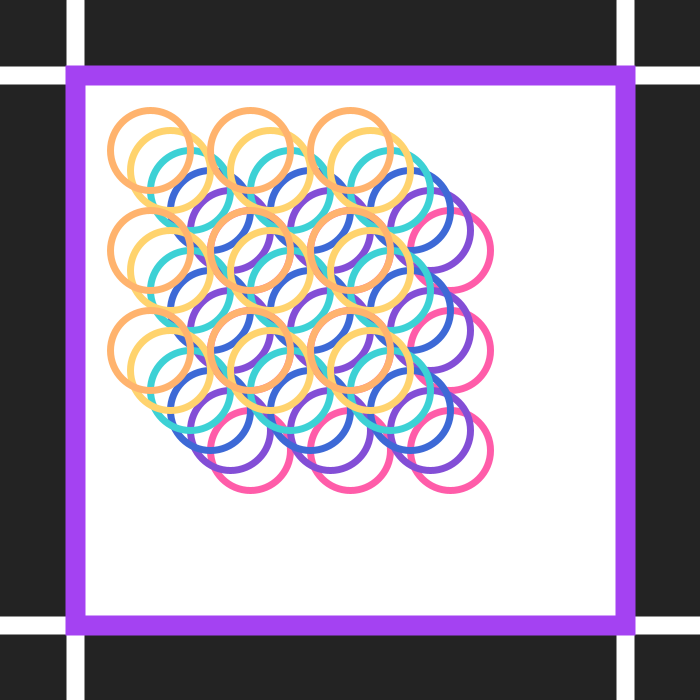
Frame 1 (no input)
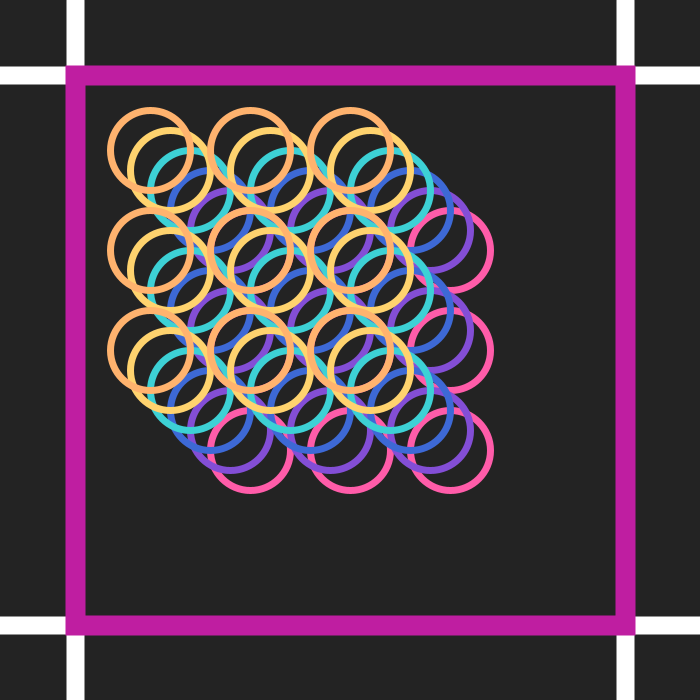
Frame 60 (the mouse pressed at the canvas centre just before this capture)
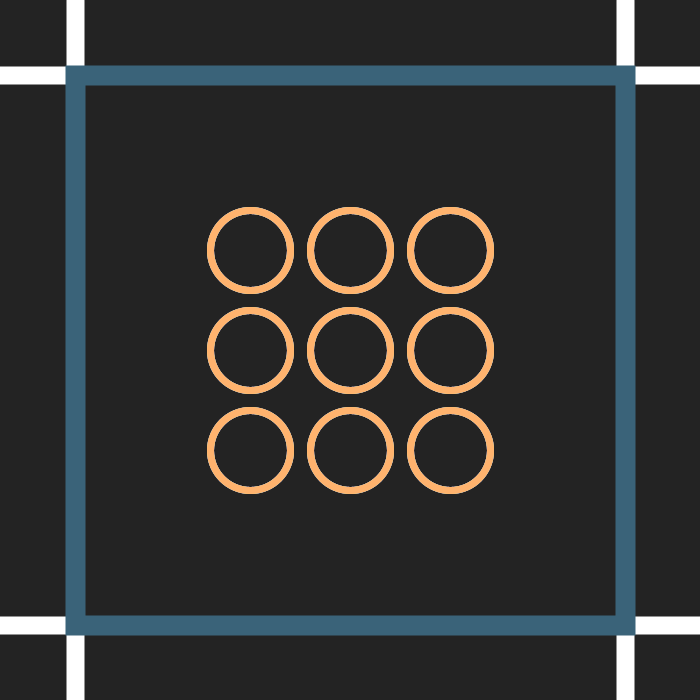
Frame 120 (the mouse held since frame 60 and released just before this capture)

The Processing sketch that drew these frames (run headless with seeded random() and noise(); from frame 60 on, the mouse is pressed at the canvas centre):

// Processing sketch: processing_136284
// ── processing_136284.pde

//Pedro Veneziano, February 24th, Creative Computing B, Benjamin Bacon

void setup() {
  size(700, 700);
  smooth();
}

void draw() {
  
  //FUNDO
  color mainColor = color(35);
  background(mainColor);
  strokeWeight(18);
  stroke(255);
  line(75,0,75,height);
  line(width-75,0,width-75,height);
  line(0,75,width,75);
  line(0,height-75,width,height-75);
  strokeWeight(20);
  stroke(random(0,255),random(0,255),random(0,255));
  rect(75, 75, width-150, height-150);
  
  strokeWeight(7);
  noFill();
 
 //LAYER6
 stroke(255,92,169);
 int pos6x = round(map(mouseX, 0, width, 250, 250));
 int pos6y = round(map(mouseY, 0, height, 250, 250));
 for (int layer6x = pos6x; layer6x <= pos6x+200; layer6x += 100) {
   for(int layer6y = pos6y; layer6y <= pos6y+200; layer6y += 100) {
     ellipse(layer6x, layer6y, 80, 80);
   }
 }
 
 //LAYER5
 stroke(131,78,214);
 int pos5x = round(map(mouseX, 0, width, 230, 270));
 int pos5y = round(map(mouseY, 0, height, 230, 270));
 for (int layer5x = pos5x; layer5x <= pos5x+200; layer5x += 100) {
   for(int layer5y = pos5y; layer5y <= pos5y+200; layer5y += 100) {
     ellipse(layer5x, layer5y, 80, 80);
   }
 }
 
 //LAYER4
 stroke(61,105,214);
 int pos4x = round(map(mouseX, 0, width, 210, 290));
 int pos4y = round(map(mouseY, 0, height, 210, 290));
 for (int layer4x = pos4x; layer4x <= pos4x+200; layer4x += 100) {
   for(int layer4y = pos4y; layer4y <= pos4y+200; layer4y += 100) {
     ellipse(layer4x, layer4y, 80, 80);
   }
 }
 
 //LAYER3
 stroke(61,209,213);
 int pos3x = round(map(mouseX, 0, width, 190, 310));
 int pos3y = round(map(mouseY, 0, height, 190, 310));
 for (int layer3x = pos3x; layer3x <= pos3x+200; layer3x += 100) {
   for(int layer3y = pos3y; layer3y <= pos3y+200; layer3y += 100) {
     ellipse(layer3x, layer3y, 80, 80);
   }
 }
 
 //LAYER2
 stroke(255,211,110);
 int pos2x = round(map(mouseX, 0, width, 170, 330));
 int pos2y = round(map(mouseY, 0, height, 170, 330));
 for (int layer2x = pos2x; layer2x <= pos2x+200; layer2x += 100) {
   for(int layer2y = pos2y; layer2y <= pos2y+200; layer2y += 100) {
     ellipse(layer2x, layer2y, 80, 80);
   }
 }
 
 //LAYER1   
 stroke(255,179,110,255);
 int pos1x = round(map(mouseX, 0, width, 150, 350));
 int pos1y = round(map(mouseY, 0, height, 150, 350));
 for (int layer1x = pos1x; layer1x <= pos1x+200; layer1x += 100) {
   for(int layer1y = pos1y; layer1y <= pos1y+200; layer1y += 100) {
     ellipse(layer1x, layer1y, 80, 80);
   }
 }
 
}
